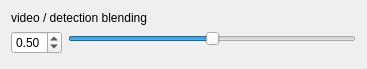
<?xml version="1.0" encoding="UTF-8"?>
<ui version="4.0">
 <class>SettingsWindow</class>
 <widget class="QWidget" name="SettingsWindow">
  <property name="geometry">
   <rect>
    <x>0</x>
    <y>0</y>
    <width>367</width>
    <height>69</height>
   </rect>
  </property>
  <property name="windowTitle">
   <string>Settings</string>
  </property>
  <layout class="QFormLayout" name="formLayout">
   <item row="0" column="0" colspan="2">
    <widget class="QLabel" name="alphaLabel">
     <property name="text">
      <string>video / detection blending</string>
     </property>
    </widget>
   </item>
   <item row="1" column="0">
    <widget class="QDoubleSpinBox" name="alphaSpinBox">
     <property name="maximum">
      <double>1.000000000000000</double>
     </property>
     <property name="singleStep">
      <double>0.010000000000000</double>
     </property>
     <property name="value">
      <double>0.500000000000000</double>
     </property>
    </widget>
   </item>
   <item row="1" column="1">
    <widget class="QSlider" name="alphaSlider">
     <property name="maximum">
      <number>100</number>
     </property>
     <property name="pageStep">
      <number>1</number>
     </property>
     <property name="value">
      <number>50</number>
     </property>
     <property name="orientation">
      <enum>Qt::Horizontal</enum>
     </property>
     <property name="tickPosition">
      <enum>QSlider::NoTicks</enum>
     </property>
    </widget>
   </item>
  </layout>
 </widget>
 <resources/>
 <connections/>
</ui>
